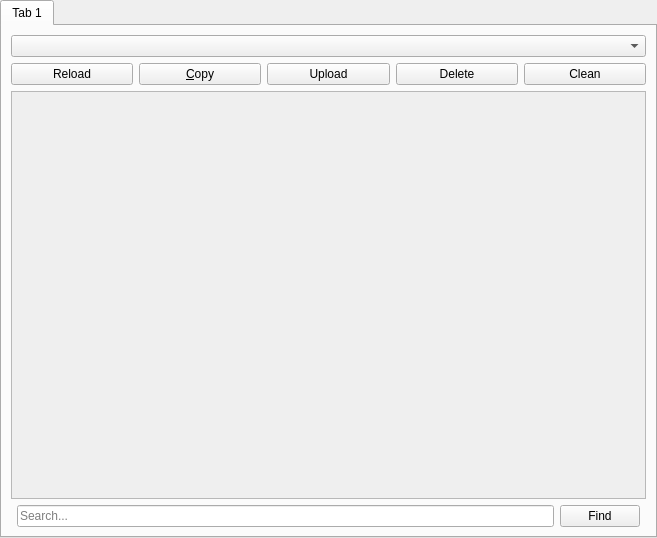
<?xml version="1.0" encoding="UTF-8"?>
<ui version="4.0">
 <class>OtherLogsPage</class>
 <widget class="QWidget" name="OtherLogsPage">
  <property name="geometry">
   <rect>
    <x>0</x>
    <y>0</y>
    <width>657</width>
    <height>538</height>
   </rect>
  </property>
  <layout class="QVBoxLayout" name="verticalLayout_2">
   <property name="leftMargin">
    <number>0</number>
   </property>
   <property name="topMargin">
    <number>0</number>
   </property>
   <property name="rightMargin">
    <number>0</number>
   </property>
   <property name="bottomMargin">
    <number>0</number>
   </property>
   <item>
    <widget class="QTabWidget" name="tabWidget">
     <property name="currentIndex">
      <number>0</number>
     </property>
     <widget class="QWidget" name="tab">
      <attribute name="title">
       <string notr="true">Tab 1</string>
      </attribute>
      <layout class="QGridLayout" name="gridLayout_2">
       <item row="1" column="0" colspan="4">
        <widget class="QPlainTextEdit" name="text">
         <property name="enabled">
          <bool>false</bool>
         </property>
         <property name="readOnly">
          <bool>true</bool>
         </property>
         <property name="textInteractionFlags">
          <set>Qt::LinksAccessibleByKeyboard|Qt::LinksAccessibleByMouse|Qt::TextBrowserInteraction|Qt::TextSelectableByKeyboard|Qt::TextSelectableByMouse</set>
         </property>
        </widget>
       </item>
       <item row="2" column="2">
        <widget class="QPushButton" name="findButton">
         <property name="text">
          <string>Find</string>
         </property>
        </widget>
       </item>
       <item row="2" column="1">
        <widget class="QLineEdit" name="searchBar">
         <property name="placeholderText">
          <string>Search...</string>
         </property>
        </widget>
       </item>
       <item row="0" column="0" colspan="4">
        <layout class="QGridLayout" name="gridLayout">
         <item row="0" column="0" colspan="5">
          <widget class="QComboBox" name="selectLogBox">
           <property name="sizePolicy">
            <sizepolicy hsizetype="Expanding" vsizetype="Fixed">
             <horstretch>0</horstretch>
             <verstretch>0</verstretch>
            </sizepolicy>
           </property>
          </widget>
         </item>
         <item row="3" column="2">
          <widget class="QPushButton" name="btnPaste">
           <property name="toolTip">
            <string>Upload the log to the paste service configured in preferences.</string>
           </property>
           <property name="text">
            <string>Upload</string>
           </property>
          </widget>
         </item>
         <item row="3" column="4">
          <widget class="QPushButton" name="btnClean">
           <property name="toolTip">
            <string>Clear the log</string>
           </property>
           <property name="text">
            <string>Clean</string>
           </property>
          </widget>
         </item>
         <item row="3" column="1">
          <widget class="QPushButton" name="btnCopy">
           <property name="toolTip">
            <string>Copy the whole log into the clipboard</string>
           </property>
           <property name="text">
            <string>&amp;Copy</string>
           </property>
          </widget>
         </item>
         <item row="3" column="3">
          <widget class="QPushButton" name="btnDelete">
           <property name="toolTip">
            <string>Clear the log</string>
           </property>
           <property name="text">
            <string>Delete</string>
           </property>
          </widget>
         </item>
         <item row="3" column="0">
          <widget class="QPushButton" name="btnReload">
           <property name="text">
            <string>Reload</string>
           </property>
          </widget>
         </item>
        </layout>
       </item>
      </layout>
     </widget>
    </widget>
   </item>
  </layout>
 </widget>
 <tabstops>
  <tabstop>tabWidget</tabstop>
  <tabstop>selectLogBox</tabstop>
  <tabstop>btnReload</tabstop>
  <tabstop>btnCopy</tabstop>
  <tabstop>btnPaste</tabstop>
  <tabstop>btnDelete</tabstop>
  <tabstop>btnClean</tabstop>
  <tabstop>text</tabstop>
  <tabstop>searchBar</tabstop>
  <tabstop>findButton</tabstop>
 </tabstops>
 <resources/>
 <connections/>
</ui>
